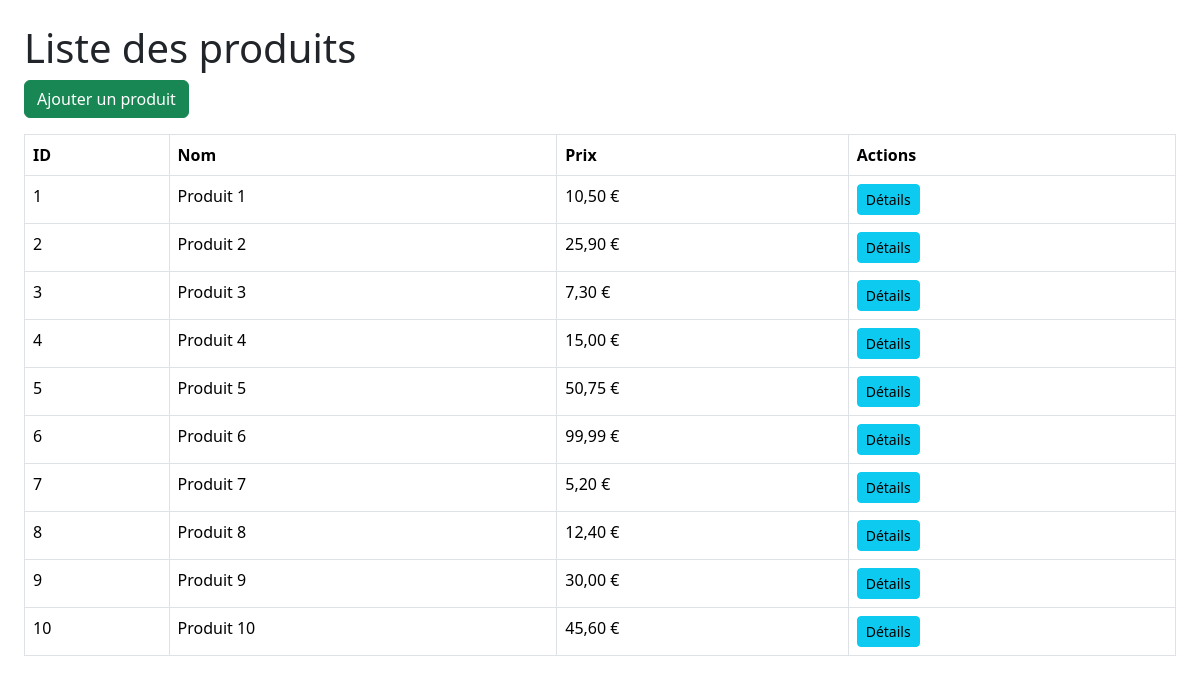
The page / on the database its author committed.
### tables this page shows
CREATE TABLE `produits` (
  `id_produit` int(10) UNSIGNED NOT NULL,
  `nom_produit` varchar(255) NOT NULL,
  `description_produit` text DEFAULT NULL,
  `prix_produit` decimal(10,2) NOT NULL DEFAULT 0.00
);

### model/PDOModel.php (called while the page is built, shortened)
<?php
class PDOModel{
    public function __construct($host = "localhost", $dbname = "base_test", $user = "root", $pass = "") {
        $this->host = $host;
        $this->dbname = $dbname;
        $this->user = $user;
        $this->pass = $pass;
        try {
            $this->pdo = new PDO("mysql:host=$this->host;dbname=$this->dbname;charset=utf8", $this->user, $this->pass);
        } catch(PDOException $e) {
            die("Erreur de connexion : " . $e->getMessage());
        }
    }
}

### model/ProduitModel.php (called while the page is built, shortened)
<?php
require 'PDOModel.php';
class Produits extends PDOModel{
    function getAll() {
        $connect = new PDOModel();
        $req = $connect->pdo->prepare("SELECT * FROM produits");
        $req->execute();
        return $req->fetchAll(PDO::FETCH_ASSOC);
    }
}

### index.php (the view, shortened to what this page needs)
<?php
    require 'model/ProduitModel.php';
    $produitModel = new Produits();
    $produits = $produitModel->getAll();
?>
<!DOCTYPE html>
<html lang="fr">
<head>
    <link rel="stylesheet" href="https://cdn.jsdelivr.net/npm/bootstrap@5.3.2/dist/css/bootstrap.min.css">
</head>
<body class="p-4">
<h1>Liste des produits</h1>
<a href="ajouter_produit.php" class="btn btn-success mb-3">Ajouter un produit</a>
<table class="table table-bordered">
    <tr>
        <th>ID</th>
        <th>Nom</th>
        <th>Prix</th>
        <th>Actions</th>
    </tr>
    <?php foreach($produits as $produit): ?>
    <tr>
        <td><?= $produit["id_produit"] ?></td>
        <td><?= $produit["nom_produit"] ?></td>
        <td><?= number_format($produit["prix_produit"], 2, ',', ' ') ?> €</td>
        <td>
            <a href="details_produit.php?id_produit=<?= $produit["id_produit"] ?>" class="btn btn-info btn-sm">Détails</a>
        </td>
    </tr>
    <?php endforeach; ?>
</table>
</body>
</html>

### rows shown on the page
produits: id_produit "1", nom_produit "Produit 1", prix_produit "10,50"
produits: id_produit "2", nom_produit "Produit 2", prix_produit "25,90"
produits: id_produit "3", nom_produit "Produit 3", prix_produit "7,30"
produits: id_produit "4", nom_produit "Produit 4", prix_produit "15,00"
produits: id_produit "5", nom_produit "Produit 5", prix_produit "50,75"
produits: id_produit "6", nom_produit "Produit 6", prix_produit "99,99"
produits: id_produit "7", nom_produit "Produit 7", prix_produit "5,20"
produits: id_produit "8", nom_produit "Produit 8", prix_produit "12,40"
produits: id_produit "9", nom_produit "Produit 9", prix_produit "30,00"
produits: id_produit "10", nom_produit "Produit 10", prix_produit "45,60"
